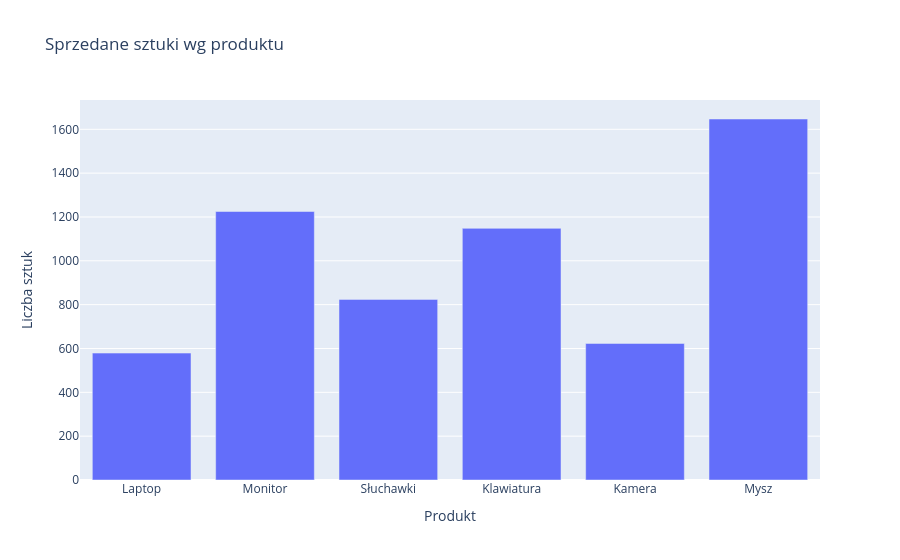

The notebook cell saved with this chart:
### Markdown cell above
### C.1 Zadanie: wykres słupkowy
Narysuj liczbę **sprzedanych sztuk** wg produktu (`revenue_by_product`). Dodaj przychód do tooltipa (`hover_data`) i polskie podpisy osi (`labels`).

### Code cell
# TODO
fig = px.bar(
    revenue_by_product(df),
    x="product",
    y="quantity",
    hover_data={"revenue": ":,.0f"},
    title="Sprzedane sztuki wg produktu",
    labels={
        "product": "Produkt",
        "quantity": "Liczba sztuk",
        "revenue": "Przychód [zł]",
    },
)
fig.show()

### Figure 1 — Plotly figure (JSON) as saved in the notebook; plotly's stock layout.template omitted (floating-point values rounded to 4 significant figures)
{"data": [{"alignmentgroup": "True", "customdata": [[1867000.0], [1042000.0], [244700.0], [170800.0], [155200.0], [89180.0]], "hovertemplate": "Produkt=%{x}<br>Liczba sztuk=%{y}<br>Przychód [zł]=%{customdata[0]:,.0f}<extra></extra>", "legendgroup": "", "marker": {"color": "#636efa", "pattern": {"shape": ""}}, "name": "", "offsetgroup": "", "orientation": "v", "showlegend": false, "textposition": "auto", "type": "bar", "x": ["Laptop", "Monitor", "Słuchawki", "Klawiatura", "Kamera", "Mysz"], "xaxis": "x", "y": [579, 1225, 824, 1148, 623, 1647], "yaxis": "y"}], "layout": {"barmode": "relative", "legend": {"tracegroupgap": 0}, "title": {"text": "Sprzedane sztuki wg produktu"}, "xaxis": {"anchor": "y", "domain": [0, 1], "title": {"text": "Produkt"}}, "yaxis": {"anchor": "x", "domain": [0, 1], "title": {"text": "Liczba sztuk"}}}}
